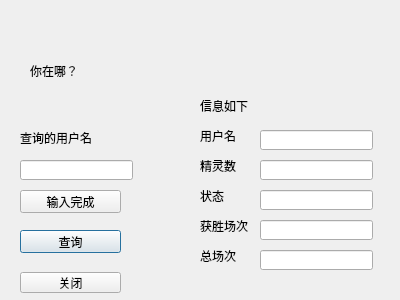
<?xml version="1.0" encoding="UTF-8"?>
<ui version="4.0">
 <class>User</class>
 <widget class="QDialog" name="User">
  <property name="geometry">
   <rect>
    <x>0</x>
    <y>0</y>
    <width>400</width>
    <height>300</height>
   </rect>
  </property>
  <property name="windowTitle">
   <string>Dialog</string>
  </property>
  <widget class="QLabel" name="label">
   <property name="geometry">
    <rect>
     <x>200</x>
     <y>130</y>
     <width>54</width>
     <height>12</height>
    </rect>
   </property>
   <property name="text">
    <string>用户名</string>
   </property>
  </widget>
  <widget class="QLabel" name="label_2">
   <property name="geometry">
    <rect>
     <x>200</x>
     <y>160</y>
     <width>54</width>
     <height>12</height>
    </rect>
   </property>
   <property name="text">
    <string>精灵数</string>
   </property>
  </widget>
  <widget class="QLabel" name="label_3">
   <property name="geometry">
    <rect>
     <x>200</x>
     <y>190</y>
     <width>54</width>
     <height>12</height>
    </rect>
   </property>
   <property name="text">
    <string>状态</string>
   </property>
  </widget>
  <widget class="QLabel" name="label_4">
   <property name="geometry">
    <rect>
     <x>200</x>
     <y>220</y>
     <width>54</width>
     <height>12</height>
    </rect>
   </property>
   <property name="text">
    <string>获胜场次</string>
   </property>
  </widget>
  <widget class="QLabel" name="label_5">
   <property name="geometry">
    <rect>
     <x>200</x>
     <y>250</y>
     <width>54</width>
     <height>12</height>
    </rect>
   </property>
   <property name="text">
    <string>总场次</string>
   </property>
  </widget>
  <widget class="QLabel" name="label_6">
   <property name="geometry">
    <rect>
     <x>20</x>
     <y>130</y>
     <width>71</width>
     <height>16</height>
    </rect>
   </property>
   <property name="text">
    <string>查询的用户名</string>
   </property>
  </widget>
  <widget class="QLineEdit" name="UCuser">
   <property name="geometry">
    <rect>
     <x>20</x>
     <y>160</y>
     <width>113</width>
     <height>20</height>
    </rect>
   </property>
  </widget>
  <widget class="QPushButton" name="UcheckBtn">
   <property name="geometry">
    <rect>
     <x>20</x>
     <y>230</y>
     <width>101</width>
     <height>23</height>
    </rect>
   </property>
   <property name="text">
    <string>查询</string>
   </property>
  </widget>
  <widget class="QLabel" name="label_7">
   <property name="geometry">
    <rect>
     <x>200</x>
     <y>100</y>
     <width>54</width>
     <height>12</height>
    </rect>
   </property>
   <property name="text">
    <string>信息如下</string>
   </property>
  </widget>
  <widget class="QPushButton" name="pushButton_2">
   <property name="geometry">
    <rect>
     <x>20</x>
     <y>190</y>
     <width>101</width>
     <height>23</height>
    </rect>
   </property>
   <property name="text">
    <string>输入完成</string>
   </property>
  </widget>
  <widget class="QLineEdit" name="Uuser">
   <property name="geometry">
    <rect>
     <x>260</x>
     <y>130</y>
     <width>113</width>
     <height>20</height>
    </rect>
   </property>
  </widget>
  <widget class="QLineEdit" name="Upetnum">
   <property name="geometry">
    <rect>
     <x>260</x>
     <y>160</y>
     <width>113</width>
     <height>20</height>
    </rect>
   </property>
  </widget>
  <widget class="QLineEdit" name="Uonline">
   <property name="geometry">
    <rect>
     <x>260</x>
     <y>190</y>
     <width>113</width>
     <height>20</height>
    </rect>
   </property>
  </widget>
  <widget class="QLineEdit" name="Uwin">
   <property name="geometry">
    <rect>
     <x>260</x>
     <y>220</y>
     <width>113</width>
     <height>20</height>
    </rect>
   </property>
  </widget>
  <widget class="QLineEdit" name="Utotal">
   <property name="geometry">
    <rect>
     <x>260</x>
     <y>250</y>
     <width>113</width>
     <height>20</height>
    </rect>
   </property>
  </widget>
  <widget class="QLabel" name="label_8">
   <property name="geometry">
    <rect>
     <x>30</x>
     <y>40</y>
     <width>141</width>
     <height>61</height>
    </rect>
   </property>
   <property name="styleSheet">
    <string notr="true">font: 28pt &quot;04b_21&quot;;</string>
   </property>
   <property name="text">
    <string>你在哪？</string>
   </property>
  </widget>
  <widget class="QPushButton" name="pushButton">
   <property name="geometry">
    <rect>
     <x>20</x>
     <y>272</y>
     <width>101</width>
     <height>21</height>
    </rect>
   </property>
   <property name="text">
    <string>关闭</string>
   </property>
  </widget>
 </widget>
 <resources/>
 <connections>
  <connection>
   <sender>pushButton</sender>
   <signal>clicked()</signal>
   <receiver>User</receiver>
   <slot>close()</slot>
   <hints>
    <hint type="sourcelabel">
     <x>101</x>
     <y>282</y>
    </hint>
    <hint type="destinationlabel">
     <x>164</x>
     <y>266</y>
    </hint>
   </hints>
  </connection>
 </connections>
</ui>
